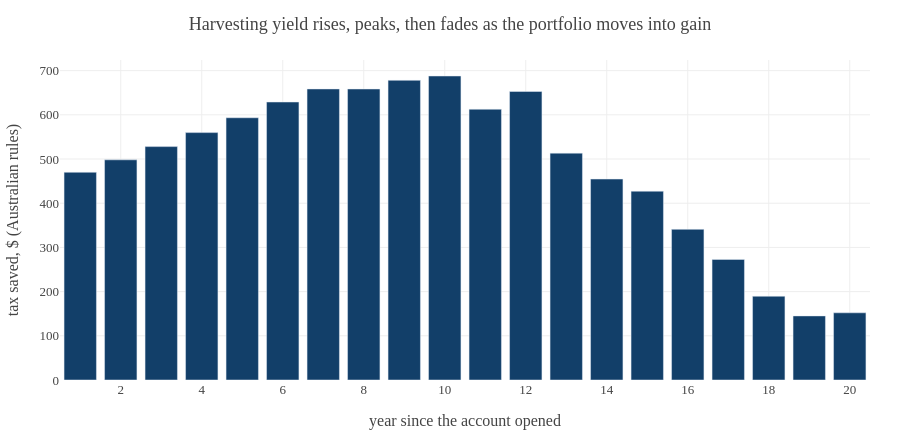

Source (notebook cell):
### Markdown cell above
Two observations that cut against the intuition most students bring to this.

**Australia is not obviously worse than the United States per dollar of loss.** The effective
Australian rate on a discounted gain is 23.5%, which is *above* the American long-term rate of
20%. What Australia removes is the ordinary-income offset and, more importantly, the ability to
value a loss at the full marginal rate. The two regimes land closer together than the folklore
suggests.

**The deferral is where most of the benefit goes, and it applies in both countries.** Roughly
sixty per cent of the gross benefit is repaid at liquidation. This has nothing to do with
jurisdiction — it is the arithmetic of a cost-base reset — and it is missing from the naive
calculation entirely. An engine ported unchanged from a US codebase would still be wrong about
this in New York.

---

## 3 · The benefit decays

A second property the naive calculation misses: harvesting is not an annuity. The opportunity
set shrinks as the portfolio ages, because a portfolio that has grown is a portfolio with fewer
parcels below their cost base.

### Code cell
fig = go.Figure()
fig.add_trace(go.Bar(x=list(range(1, YEARS + 1)), y=main['annual_au'], marker_color=NAVY,
                     name='tax saved that year',
                     hovertemplate='year %{x}<br>$%{y:,.0f}<extra></extra>'))
fig.update_layout(template=TEMPLATE, height=430, showlegend=False,
                  title_text='Harvesting yield rises, peaks, then fades as the portfolio moves into gain',
                  xaxis_title='year since the account opened', yaxis_title='tax saved, $ (Australian rules)',
                  xaxis=dict(tickmode='linear', dtick=2))
fig.show()

a = main['annual_au']
peak = int(np.argmax(a)) + 1
print(f"Year 1: ${a[0]:,.0f}   peak in year {peak}: ${a.max():,.0f}   year {YEARS}: ${a[-1]:,.0f}")
print(f"The final year yields {a[-1]/a.max():.0%} of the peak year.")
print(f"First half of the period delivers {a[:YEARS//2].sum()/a.sum():.0%} of the total benefit.")

### Figure 1 — Plotly figure (JSON) as saved in the notebook; plotly's stock layout.template omitted (floating-point values rounded to 4 significant figures)
{"data": [{"hovertemplate": "year %{x}<br>$%{y:,.0f}<extra></extra>", "marker": {"color": "#123F69"}, "name": "tax saved that year", "type": "bar", "x": [1, 2, 3, 4, 5, 6, 7, 8, 9, 10, 11, 12, 13, 14, 15, 16, 17, 18, 19, 20], "y": [470.0, 498.2, 528.1, 559.8, 593.4, 629.0, 658.5, 658.4, 678.1, 687.8, 612.6, 652.8, 513.3, 454.7, 427.2, 340.9, 272.8, 189.6, 145.0, 152.0]}], "layout": {"height": 430, "showlegend": false, "title": {"text": "Harvesting yield rises, peaks, then fades as the portfolio moves into gain"}, "xaxis": {"dtick": 2, "tickmode": "linear", "title": {"text": "year since the account opened"}}, "yaxis": {"title": {"text": "tax saved, $ (Australian rules)"}}}}
